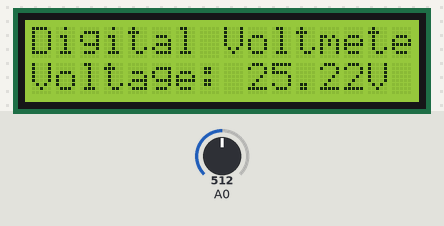
The sketch below on a simulated Arduino Uno, built with avr-gcc and run on an emulated ATmega328P. On the bench: 16×2 character LCD. The inputs (shaded band) are chosen by the test bench; at power-on: A0 = 512. What the sketch prints to the serial monitor is not drawn.

Above: at 1.2 s.
1.3 s: A0 set to 716
At 2.7 s:
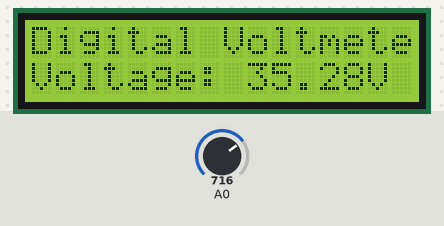
3.0 s: A0 set to 900
At 3.6 s:
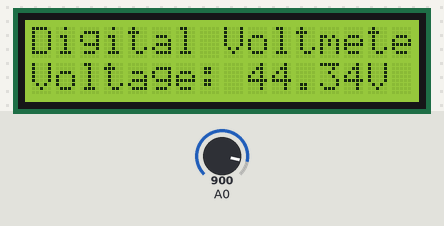
4.6 s: A0 set to 1023
At 5.4 s:
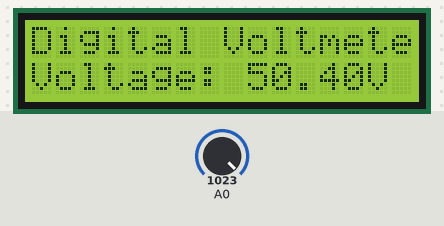
Timing chart, 0 to 7.6 s (numbered marks = the images above; inputs shaded):
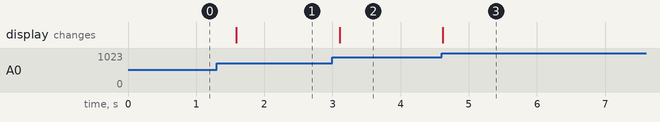

The sketch:

digital_voltmeter1.ino
```cpp
#include <LiquidCrystal.h>

// Define LCD pins
LiquidCrystal lcd(12, 11, 5, 4, 3, 2);

// Variable declaration
float r1 = 90900.0; // 90.9 kOhm
float r2 = 10000.0; // 10 kOhm
int analogValue = 0;
float voltage = 0.0;
float temp = 0.0;

void setup() {
  // Initialize serial monitor
  Serial.begin(9600);

  // Initialize LCD display
  lcd.begin(16, 2); // 16 columns, 2 rows

  // Print initial message to LCD
  lcd.print("Digital Voltmeter");
}

void loop() {
  // Read analog value from A0 pin
  analogValue = analogRead(A0);

  // Voltage calculation
  temp = (analogValue * 5.0) / 1024.0; // Convert analog reading to voltage at A0
  voltage = temp * ((r1 + r2) / r2);   // Scale voltage using voltage divider formula

  // Display voltage on serial monitor
  Serial.print("Voltage: ");
  Serial.print(voltage);
  Serial.println(" V");

  // Display voltage on LCD
  lcd.setCursor(0, 1); // Set cursor to the second line
  lcd.print("Voltage: ");
  lcd.print(voltage);
  lcd.print("V   "); // Add spaces to clear previous digits if any

  // Delay for readability
  delay(300);
}
```

Measured:
- after the input at 1.3 s, the display: changes after 0.29 s (image 1)
- after the input at 3.0 s, the display: changes after 0.10 s (image 2)
- after the input at 4.6 s, the display: changes at once (image 3)
